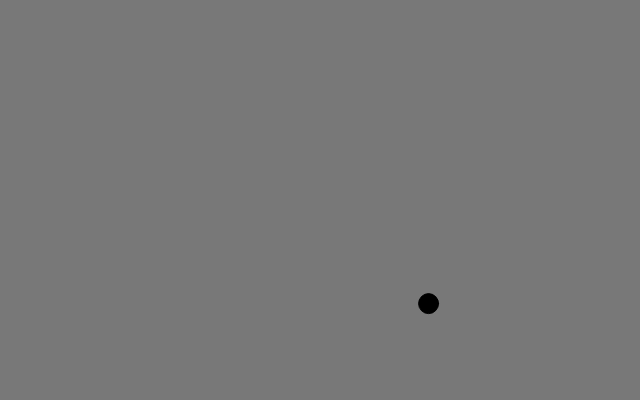
Frame 1 (no input)
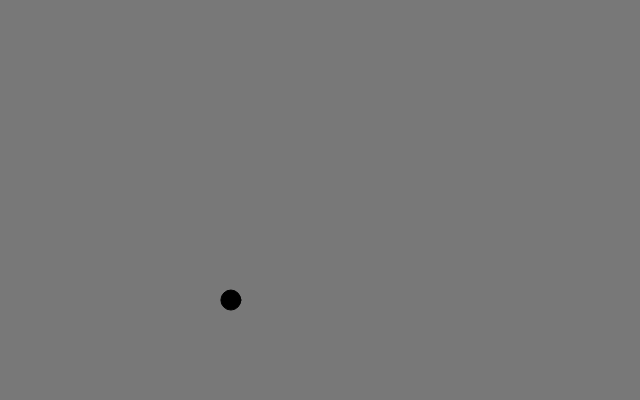
Frame 60 (no input)
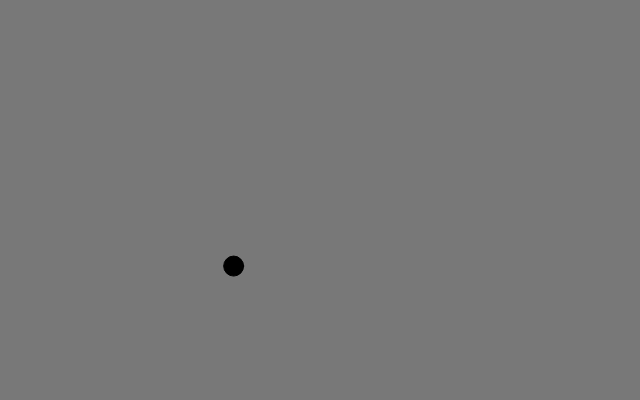
Frame 120 (the mouse pressed at the canvas centre since frame 60)

The p5.js sketch that drew these frames (run headless with seeded random() and noise() and a simulated clock; from frame 60 on, the mouse is pressed at the canvas centre):

// p5.js sketch
// ── sketch.js
/* 
  Author Michael Houmann
  Created April 5 2025

  A "dot" moving around the canvas, where the position is based on perlin noise values
*/
 
// Global variables to set a start "time" for the dot, x and y positions will be calculated from these numbers, but we just call them offsets 1 and 2
let offset1 = 0;
let offset2 = 10000;

/* If we use the same number for both, the dot will just move in a line diagonal on the canvas */

function setup() {
  createCanvas(640, 400);
}

function draw() {
  background(120);

  // Now we use our offsets to generate the x and y coordinates based on the noise function and map them to the width and height of the canvas
  let x = map(noise(offset1), 0, 1, 0, width);
  let y = map(noise(offset2), 0, 1, 0, height);
  // Instead of mapping the values, we could just multiply with width and height
  fill(0);
  circle(x, y, 20)
  // And we have to remember to increase "time"
  offset1 += 0.01;
  offset2 += 0.01;
}
